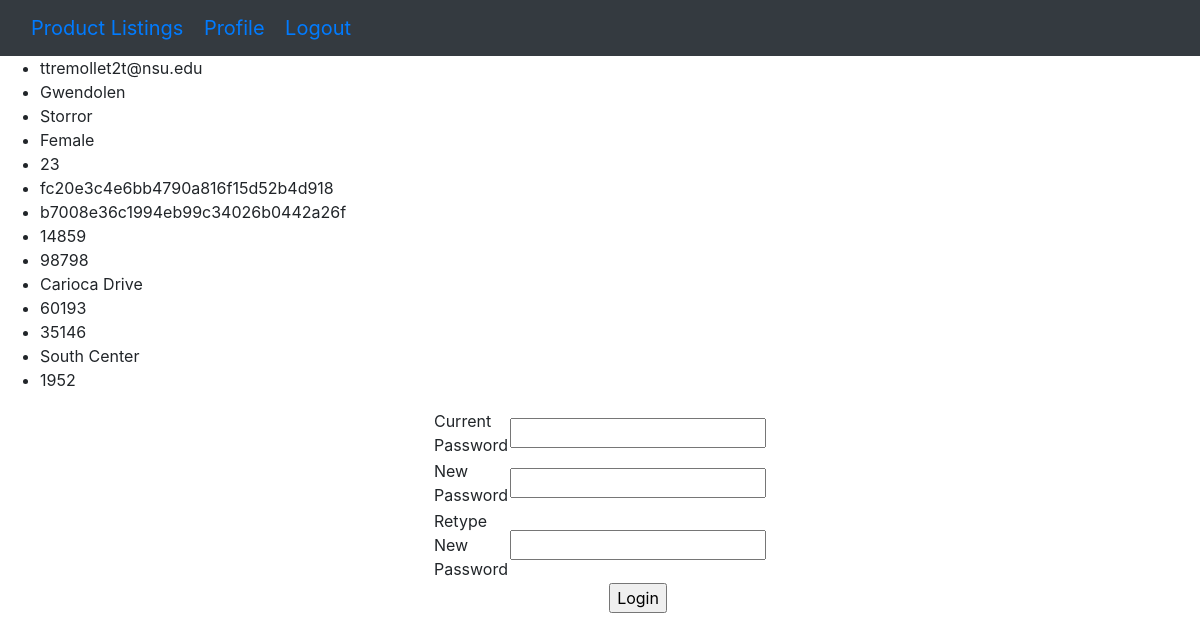
The app's page /profile (signed in) with its own data.
### tables this page shows
CREATE TABLE Buyers
        (email TEXT NOT NULL, 
        first_name TEXT NOT NULL,
        last_name TEXT NOT NULL,
        gender TEXT NOT NULL,
        age INTEGER NOT NULL,
        home_address_ID TEXT NOT NULL,
        billing_address_ID TEXT NOT NULL,
        FOREIGN KEY (email) REFERENCES Users (email),
        FOREIGN KEY (home_address_ID) REFERENCES Address (address_ID),
        FOREIGN KEY (billing_address_ID) REFERENCES Address (address_ID));

CREATE TABLE Address
        (address_ID TEXT NOT NULL,
        zipcode INTEGER NOT NULL,
        street_num INTEGER NOT NULL,
        street_name TEXT NOT NULL,
        PRIMARY KEY (address_ID));

### NittanyMarket.py (the view)
@app.route('/profile', methods=['GET', 'POST'])
def userProfile():
    error = None
    if "username" not in session:
        return redirect(url_for('login'))
    data = fetch_profile_data(session["username"])
    if request.method == 'GET':
        return render_template('profile.html', data=data, changePassAttempt=False, attemptSuccess=None)
    else:
        attemptSuccess = valid_password_change(request.form['currentpassword'], request.form['newpassword'], request.form['newpasswordretype'])
        return render_template('profile.html', data=data, changePassAttempt=True, attemptSuccess=attemptSuccess)

### NittanyMarket.py (called while the page is built)
def fetch_profile_data(user):
    connection = sql.connect('NittanyMarket.db')
    string = "SELECT * FROM Buyers WHERE email=?"
    cursor = connection.execute(string, [user])
    personalData = cursor.fetchone()
    string = "SELECT zipcode, street_num, street_name FROM Address WHERE address_id=?"
    cursor = connection.execute(string, [personalData[5]])
    homeAddressData = cursor.fetchone()
    cursor = connection.execute(string, [personalData[6]])
    billingAddressData = cursor.fetchone()
    string = "SELECT SUBSTRING(credit_card_num, 16, 4) FROM Credit_Cards WHERE Owner_email=?"
    cursor = connection.execute(string, [user])
    lastFourDigit = cursor.fetchone()
    return personalData + homeAddressData + billingAddressData + lastFourDigit

### templates/profile.html (shortened to what this page needs)
<!DOCTYPE html>
<html lang="en" dir="ltr">
<head>
    <link rel="stylesheet" href="https://stackpath.bootstrapcdn.com/bootstrap/4.4.1/css/bootstrap.min.css"
>
</head>
<body>
    <nav class="navbar navbar-default bg-dark">
        <div class="container-fluid">
            <div class="navbar-header">
                <a class="navbar-brand" href="productlistings">Product Listings</a>
                <a class="navbar-brand" href="profile">Profile</a>
                <a class="navbar-brand" href="logout">Logout</a>
            </div>
        </div>
    </nav>
    <div class="profile.html website">
        <div>
            <ul>
                {% for item in data %}
                    <li>{{item}}</li>
                {% endfor %}
            </ul>
            <form method="POST" action="/profile">
                <table align = "center" border="0" width="300">
                    <tr>
                        <td>Current Password</td>
                        <td><input type="text" name="currentpassword" size="20"></td>
                    </tr>
                    <tr>
                        <td>New Password</td>
                        <td><input type="text" name="newpassword" size="20"></td>
                    </tr>
                    <tr>
                        <td>Retype New Password</td>
                        <td><input type="text" name="newpasswordretype" size="20"></td>
                    </tr>
                    <tr>
                    <td></td>
                    <td align = "center"><input type="submit" value="Login"
                        name="submit"></td>
                    </tr>
                </table>
            </form>
        </div>
    </div>
</body>
</html>

### records on screen
Buyers: email "ttremollet2t@nsu.edu", first_name "Gwendolen", last_name "Storror", gender "Female", home_address_ID "fc20e3c4e6bb4790a816f15d52b4d918", billing_address_ID "b7008e36c1994eb99c34026b0442a26f"
Address: zipcode "14859", street_num "98798", street_name "Carioca Drive"
Address: zipcode "60193", street_num "35146", street_name "South Center"

### other values on screen
{{ item }} "23" "1952"
